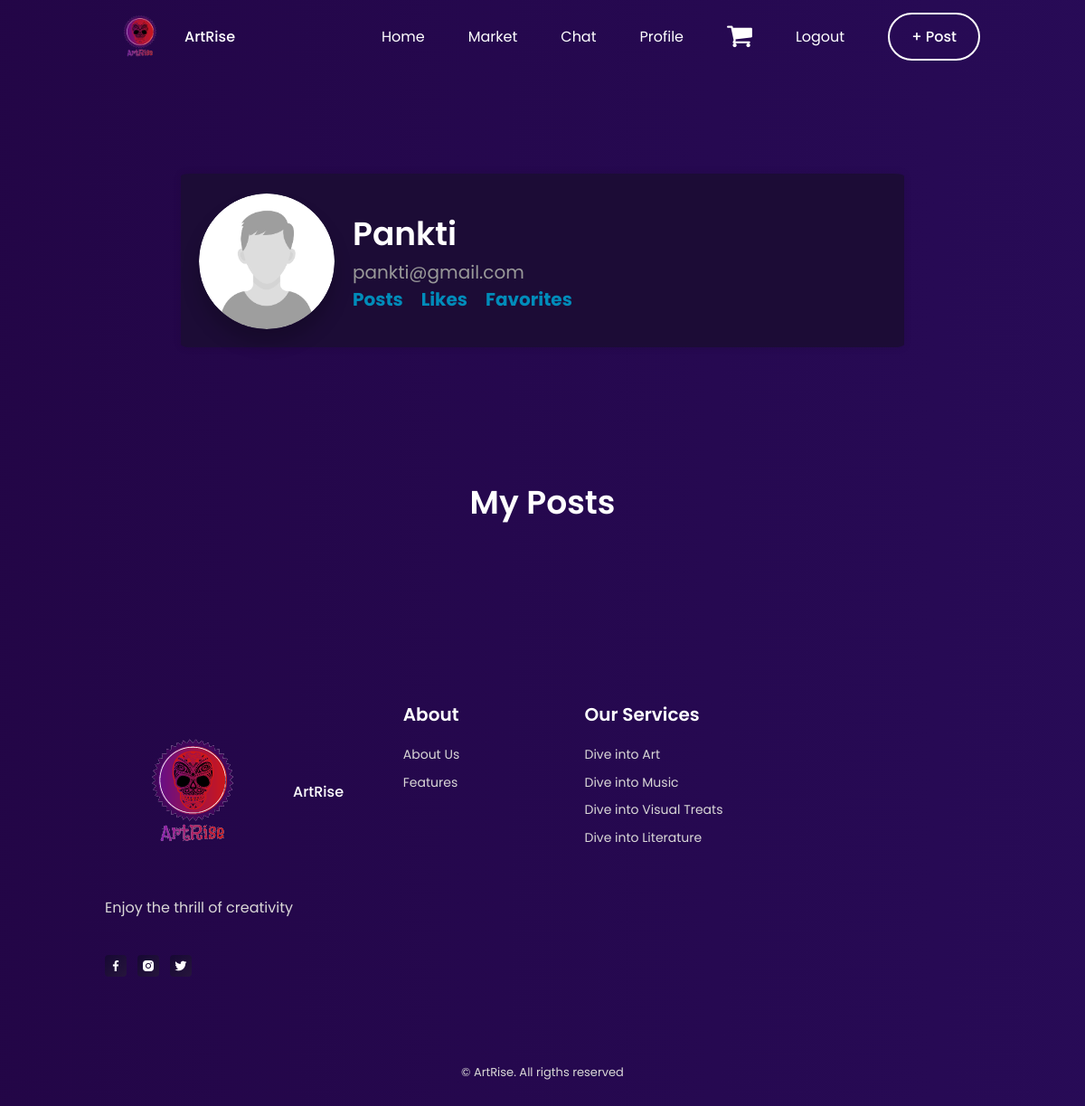
Page /users/profile/index.php (signed in) on the committed database.
### tables this page shows
CREATE TABLE `users` (
  `user_id` int(11) NOT NULL,
  `name` varchar(25) NOT NULL,
  `profile_pic` varchar(500) NOT NULL,
  `email` varchar(50) NOT NULL,
  `contact` varchar(10) NOT NULL,
  `age` int(11) NOT NULL,
  `password` varchar(300) NOT NULL,
  `verification_code` varchar(255) NOT NULL,
  `is_verified` int(10) NOT NULL DEFAULT 0
);

### users/profile/index.php (the view, shortened to what this page needs)
<?php
    include "../../db_connect.php";
?>
<!DOCTYPE html>
<html lang="en">
<head>
    <link rel="stylesheet" href="https://cdn.jsdelivr.net/npm/boxicons@latest/css/boxicons.min.css">
    <link rel="stylesheet" href="../../assets/css/swiper-bundle.min.css">
    <link rel="stylesheet" href="../../assets/css/styles.css">
    <link rel="stylesheet" href="./design.css">
    <link rel="stylesheet" href="https://cdnjs.cloudflare.com/ajax/libs/font-awesome/4.7.0/css/font-awesome.min.css">
</head>
<body>
    <header class="header" id="header">
        <nav class="nav container">
            <a href="#" class="nav__logo">
                <img src="../../assets/img/logo1.png" alt="" class="nav__logo-img">
                ArtRise
            </a>
            <div class="nav__menu" id="nav-menu">
                <ul class="nav__list">
                    <li class="nav__item">
                        <a href="../homepage" class="nav__link">Home</a>
                    </li>
                    <li class="nav__item">
                        <a href="../market/index.php" class="nav__link">Market</a>
                    </li>
                    <li class="nav__item">
                        <a href="../chat/index.php" class="nav__link">Chat</a>
                    </li>
                    <li class="nav__item">
                        <a href="#" class="nav__link">Profile</a>
                    </li>
                    <li class="nav__item">
                        <a href="../cart/index.php" class="nav__link"><i class="fa fa-shopping-cart" style="font-size:30px;"></i></a>
                    </li>
                    <li class="nav__item">
                        <a href="../user_logout.php" class="nav__link">Logout</a>
                    </li>
                    <a href="../post_feed/index.php" class="button button--ghost">+ Post</a>
                </ul>
            </div>
        </nav>
    </header>
        <main class="main">
            <?php
                $user_id=$_SESSION['user_id'];
                $sql="Select * from users where user_id=$user_id;";
                $result=mysqli_query($conn,$sql);
                $row=mysqli_fetch_array($result);
            ?>
            <section class="section category">
                <div class="profile-container">
                    <div class="profile-header">
                        <div class="profile-card__img">
                            <div class="profile-pic">
                                <label class="-label" for="file">
                                    <span class="glyphicon glyphicon-camera"></span>
                                    <span>Change Image</span>
                                </label>
                                <?php echo "<img src='../../src/" . $row['profile_pic'] ."' id='output' width='200' />"; ?>
                            </div>
                        </div>
                        <div class="profile-details">
                            <h1 id="name">
                                <?php
                                    echo $row['name'];
                                ?>
                            </h1>
                            <p id="email">
                                <?php
                                    echo $row['email'];
                                ?>
                            </p>
                            <ul>
                                <li><a href="#" onclick="myPost()">Posts</a></li>
                                <li><a href="#" onclick="myLikes()">Likes</a></li>
                                <li><a href="#" onclick="myFav()">Favorites</a></li>
                            </ul>
                        </div>
                    </div>
                </div>
            </section>
            <div id="my_posts">
                <section class="section category">
                    <h3 class="section__title">My Posts</h3>
                </section>
                </div>
      </main>
    <footer class="footer section">
                <div class="footer__container container grid">
                    <div class="footer__content">
                        <a href="#" class="footer__logo">
                            <img src="../../assets/img/logo1.png" alt="" class="footer__logo-img">
                            ArtRise
                        </a>
                        <p class="footer__description">Enjoy the thrill of creativity</p>
                        <div class="footer__social">
                            <a href="https://www.facebook.com/" target="_blank" class="footer__social-link">
                                <i class='bx bxl-facebook'></i>
                            </a>
                            <a href="https://www.instagram.com/" target="_blank" class="footer__social-link">
                                <i class='bx bxl-instagram-alt' ></i>
                            </a>
                            <a href="https://twitter.com/" target="_blank" class="footer__social-link">
                                <i class='bx bxl-twitter' ></i>
                            </a>
                        </div>
                    </div>
                    <div class="footer__content">
                        <h3 class="footer__title">About</h3>
                        <ul class="footer__links">
                            <li>
                                <a href="#" class="footer__link">About Us</a>
                            </li>
                            <li>
                                <a href="#" class="footer__link">Features</a>
                            </li>
                        </ul>
                    </div>
                    <div class="footer__content">
                        <h3 class="footer__title">Our Services</h3>
                        <ul class="footer__links">
                            <li>
                                <a href="../drawing/index.php" class="footer__link">Dive into Art</a>
                            </li>
                            <li>
                                <a href="../music/index.php" class="footer__link">Dive into Music </a>
                            </li>
                            <li>
                                <a href="../visual/index.php" class="footer__link">Dive into Visual Treats</a>
                            </li>
                            <li>
                                <a href="../literary/index.php" class="footer__link">Dive into Literature</a>
                            </li>
                        </ul>
                    </div>
                </div>
                <span class="footer__copy">&#169; ArtRise. All rigths reserved</span>
            </footer>
    </body>
</html>

### users/profile/design.css (style rules this page uses)
.profile-container { width: 100%; max-width: 800px; margin: 0 auto; background-color: rgb(28,12,54); border-color: #ba0000; border-radius: 1.5%; margin-top: 80px; padding: 20px; box-shadow: 0px 0px 10px rgba(0, 0, 0, 0.1); }
.profile-header { display: flex; align-items: center; }
.profile-details { margin-left: 20px; }
.profile-details h1 { font-size: 36px; margin: 0; }
.profile-details p { font-size: 20px; color: #999; margin: 0; }
.profile-details ul { display: flex; list-style: none; margin: 0; padding: 0; }
.profile-details li { margin-right: 20px; }
.profile-details li:last-child { margin-right: 0; }
.profile-details a { text-decoration: none; color: #008CBA; font-size: 20px; font-weight: bold; }
.profile-card__img { margin-top: 2px; width: 150px; height: 150px; border-radius: 50%; overflow: hidden; position: relative; z-index: 4; box-shadow: rgba(0,0,0,0.2) 0px 15px 20px; }
.profile-card__img img { display: block; max-width: 100%; max-height: 400px; border-radius: 5px; object-fit: cover; }
.profile-pic { color: transparent; transition: all 0.3s ease; display: flex; justify-content: center; align-items: center; position: relative; transition: all 0.3s ease; }
.profile-pic img { position: absolute; object-fit: cover; width: 150px; height: 150px; border-radius: 50%; box-shadow: 0 0 10px 0 rgba(255, 255, 255, 0.35); z-index: 0; }
.profile-pic .-label { cursor: pointer; height: 150px; width: 150px; }
.profile-pic span { display: inline-flex; padding: 0.2em; height: 2em; }

### rows in the picture
users: profile_pic (placeholder picture), name "Pankti", email "pankti@gmail.com"
